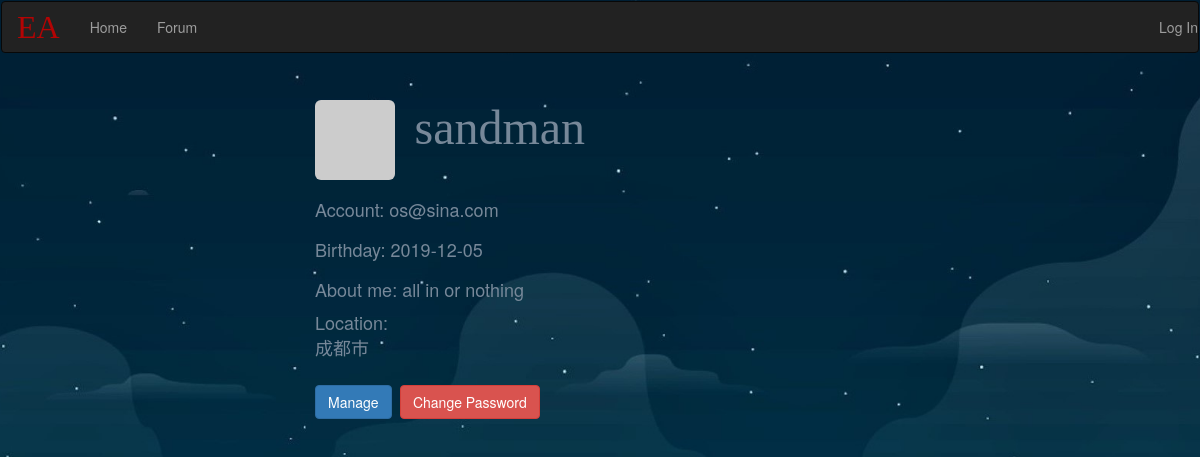
Page /user/sandman on the committed database.
### app/models.py (models this page shows, shortened)
class User(UserMixin, db.Model):
    __tablename__ = 'users'
    posts = db.relationship('Post', backref='authors', lazy='dynamic')
    id = db.Column(db.Integer, primary_key=True)
    email = db.Column(db.String(30), unique=True, index=True)
    name = db.Column(db.String(30), unique=True, index=True)
    password_hash = db.Column(db.String(128))
    location = db.Column(db.String(64))
    about = db.Column(db.Text())
    birth = db.Column(db.Date)
    @property
    def password(self):
        raise AttributeError('The password is not a readable attribute')
    def gravatar(self, size=100, default='identicon', rating='g'):
        url = 'https://secure.gravatar.com/avatar'
        hash = hashlib.md5(self.email.lower().encode('utf-8')).hexdigest()
        return '{url}/{hash}?s={size}&d={default}&r={rating}'.format(
            url=url, hash=hash, size=size, default=default, rating=rating)

### app/views.py (the view)
@app.route('/user/<name>')
def user(name):
    user = User.query.filter_by(name=name).first_or_404()
    app.logger.info('User')
    return render_template('user.html', user=user)

### app/templates/user.html (shortened to what this page needs)
{% extends "base.html" %}
{% block content %}
        <h><img class="img-rounded profile-thumbnail" src="{{ user.gravatar(size=128) }}">&nbsp;&nbsp;&nbsp;&nbsp;
            <font color="#778899" size="7px" face="fantasy">{{ user.name }}</font>  </h>
<div class="profile-header">
        <h1><font color="#778899" size="4px">Account: {{ user.email }}</font>
           </h1>
        <h1><font color="#778899" size="4px">Birthday: {{ user.birth }}</font></h1>
        <h1><font color="#778899" size="4px">About me: {{ user.about }}</font></h1>
            <font color="#778899" size="4px">Location: </font><p><a href="http://maps.google.com/?q={{ user.location }}">
            <font color="#778899" size="4px">{{ user.location }}</font>      </a>
        <h2><a href="{{ url_for('edit_my', name=current_user.name) }}"><button type="button" class="btn btn-primary">Manage</button></a>
        <a href="{{ url_for('edit_password', name=current_user.name) }}"><button type="button" class="btn btn-danger">Change Password</button></a>
        </h2>
    </div>
{% endblock %}

### app/templates/base.html (style rules this page uses)
body { background-image: url("../static/q.jpg"); background-repeat: no-repeat; background-size: cover; background-position: center; }

### rows in the picture
User: name "sandman", email "os@sina.com", birth "2019-12-05", about "all in or nothing", location "成都市"
